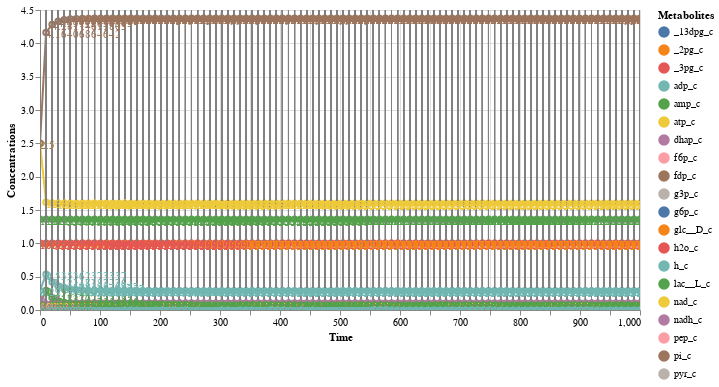

Notebook code for this chart:
### Code cell
# Put the five layers into a chart and bind the data

alt.data_transformers.disable_max_rows()


## to do:
## make log scaled axis
#make interactive legend
## Make zooming into plot possible
alt.layer(
    line, selectors, points, rules, text,legend
).properties(
    width=600, height=300)

### Figure 1 — Vega-Lite specification as saved in the notebook (floating-point values rounded to 4 significant figures; data arrays with more than 128 entries replaced by an {"elided": "..."} marker saying what was removed)
{"config": {"view": {"continuousWidth": 400, "continuousHeight": 300}}, "layer": [{"mark": "line", "encoding": {"color": {"type": "nominal", "field": "Metabolites"}, "x": {"type": "quantitative", "field": "Time"}, "y": {"type": "quantitative", "field": "Concentrations"}}}, {"mark": "point", "encoding": {"opacity": {"value": 0}, "x": {"type": "quantitative", "field": "Time"}}, "selection": {"selector007": {"type": "multi", "nearest": true, "on": "mouseover", "fields": ["Time"]}}}, {"mark": "point", "encoding": {"color": {"type": "nominal", "field": "Metabolites"}, "opacity": {"condition": {"value": 1, "selection": "selector007"}, "value": 0}, "x": {"type": "quantitative", "field": "Time"}, "y": {"type": "quantitative", "field": "Concentrations"}}, "selection": {"selector009": {"type": "interval", "bind": "scales", "encodings": ["x", "y"]}}}, {"mark": {"type": "rule", "color": "gray"}, "encoding": {"x": {"type": "quantitative", "field": "Time"}}, "transform": [{"filter": {"selection": "selector007"}}]}, {"mark": {"type": "text", "align": "left", "dx": 0.001, "dy": 2.303}, "encoding": {"color": {"type": "nominal", "field": "Metabolites"}, "text": {"condition": {"type": "quantitative", "field": "Concentrations", "selection": "selector007"}, "value": " "}, "x": {"type": "quantitative", "field": "Time"}, "y": {"type": "quantitative", "field": "Concentrations"}}}, {"mark": "area", "encoding": {}, "selection": {"selector008": {"type": "multi", "fields": ["Metabolites"], "bind": "legend"}}}], "data": {"name": "data-e879252c78af90bd1e503f8ae407239f"}, "height": 300, "width": 600, "$schema": "https://vega.github.io/schema/vega-lite/v4.8.1.json", "datasets": {"data-e879252c78af90bd1e503f8ae407239f": {"elided": "2000 records"}}}
